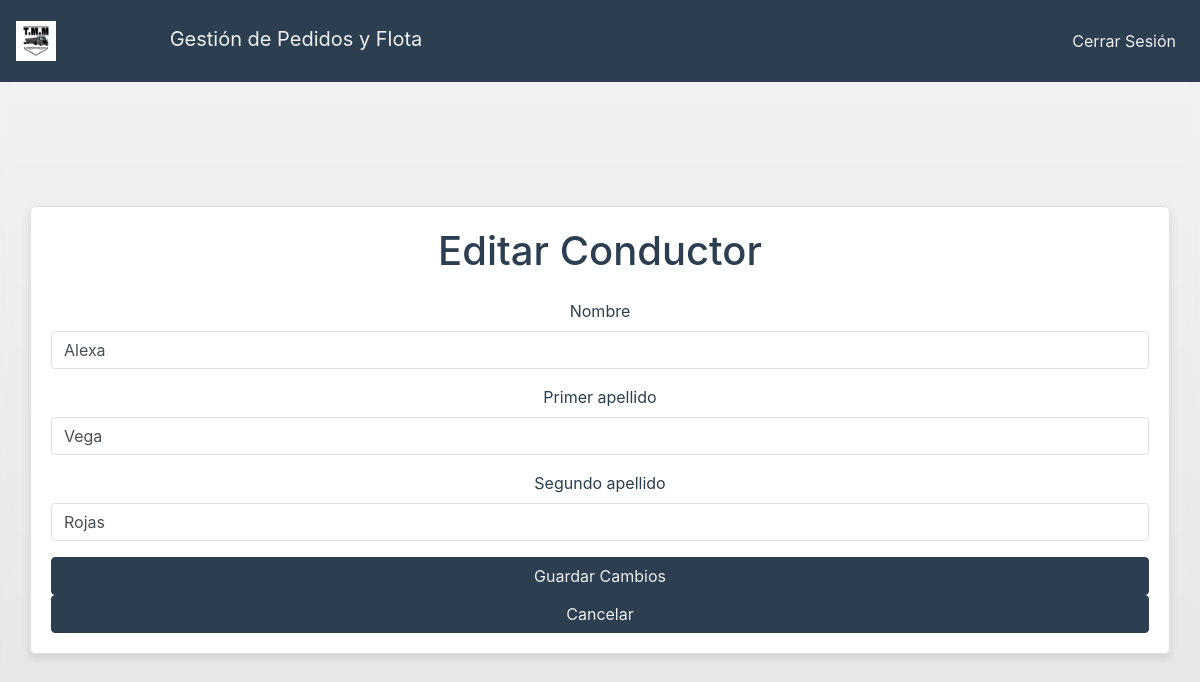
The app's page /editar_conductor/19/ (signed in) with its own data.
### prueba/models.py (models this page shows, shortened)
class Conductor(models.Model):
    nombre = models.CharField(max_length=50)
    apellido1 = models.CharField(max_length=50)
    apellido2 = models.CharField(max_length=50)

### prueba/views.py (the view, shortened to what this page needs)
# urls.py: path('editar_conductor/<int:conductor_id>/', views.editar_conductor, name='editar_conductor'),
@login_required
def editar_conductor(request, conductor_id):
    conductor = get_object_or_404(Conductor, id=conductor_id)
    return render(request, 'editar_conductor.html', {'conductor': conductor})

### prueba/templates/editar_conductor.html (shortened to what this page needs)
<!DOCTYPE html>
<html lang="en">
<head>
    {% load static %}
    <link rel="stylesheet" type="text/css" href="{% static 'prueba/styles.css' %}">
    <link rel="stylesheet" href="https://stackpath.bootstrapcdn.com/bootstrap/4.5.2/css/bootstrap.min.css">
</head>
<body>
    <nav class="navbar navbar-expand-lg navbar-light w-100" style="position: fixed; top: 0; left: 0; right: 0; padding: 1rem; text-align: center;">
        <a class="navbar-brand" href="#">
            <img src="{% static 'prueba/logo.png'%}" width="40" height="40" alt="Logo">
            <span class="ml-2">Gestión de Pedidos y Flota</span>
        </a>
        <div class="collapse navbar-collapse">
            <ul class="navbar-nav ml-auto">
                <li class="nav-item">
                    <a class="nav-link" href="{% url 'logout' %}">Cerrar Sesión</a>
                </li>
            </ul>
        </div>
    </nav>
    <div class="container">
        <h1 class="mb-4">Editar Conductor</h1>
        <form method="POST">
            <div class="form-group">
                <label for="nombre">Nombre</label>
                <input type="text" class="form-control" id="nombre" name="nombre" value="{{ conductor.nombre }}" required>
            </div>
            <div class="form-group">
                <label for="apellido1">Primer apellido</label>
                <input type="text" class="form-control" id="apellido1" name="apellido1" value="{{ conductor.apellido1 }}" required>
            </div>
            <div class="form-group">
                <label for="apellido2">Segundo apellido</label>
                <input type="text" class="form-control" id="apellido2" name="apellido2" value="{{ conductor.apellido2 }}" required>
            </div>
            <button type="submit" class="btn btn-primary">Guardar Cambios</button>
            <button type="button" class="btn btn-secondary" onclick="location.href='{% url 'crud_conductores' %}'">Cancelar</button>
        </form>
    </div>
</body>
</html>

### prueba/static/prueba/styles.css (style rules this page uses)
body { font-family: Arial, sans-serif; background-image: linear-gradient(to bottom, #f2f2f2, #e5e5e5); background-size: cover; background-repeat: no-repeat; background-attachment: fixed; height: 100vh; margin: 0; display: flex; justify-content: center; align-items: center; backdrop-filter: blur(5px); }
.container { background-color: rgba(255, 255, 255, 0.9); padding: 30px; border-radius: 8px; max-width: 600px; width: 100%; text-align: center; box-shadow: 0 0 10px rgba(0, 0, 0, 0.1); }
h1 { color: #333; margin-bottom: 30px; }
button { background-color: #007bff; color: white; padding: 15px; border: none; border-radius: 4px; cursor: pointer; font-size: 18px; margin-top: 10px; width: 100%; }
.navbar-brand img { margin-right: 100px; }

### prueba/templates/editar_conductor.html (style rules this page uses)
:root { --primary-color: #2C3E50; --secondary-color: #18BC9C; --background-color: #ECF0F1; }
body { background-color: var(--background-color); color: var(--primary-color); }
.navbar { background-color: var(--primary-color) !important; }
.navbar-brand, .nav-link { color: var(--background-color) !important; }
.btn-primary, .btn-secondary { background-color: var(--primary-color); border-color: var(--primary-color); color: var(--background-color); }
.container { background-color: #ffffff; border: 1px solid #e0e0e0; border-radius: 5px; padding: 20px; margin-top: 60px; box-shadow: 0 4px 8px rgba(0, 0, 0, 0.1); }
h1, label { color: var(--primary-color); }
.form-control { border-color: #e0e0e0; }

### records on screen
Conductor: nombre "Alexa", apellido1 "Vega", apellido2 "Rojas"
